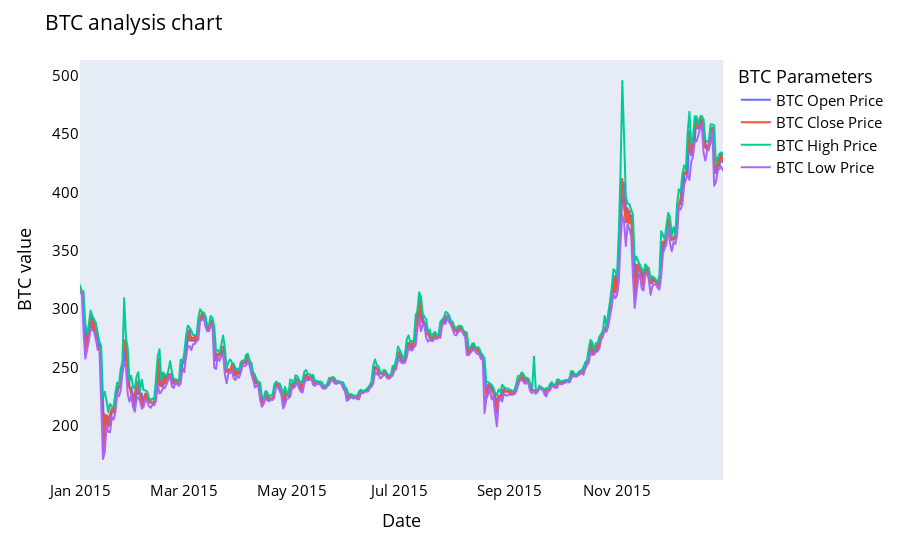

Notebook cell for this chart:
### Code cell
names = cycle(['BTC Open Price','BTC Close Price','BTC High Price','BTC Low Price'])

fig = px.line(y_2015, x=y_2015.Date, y=[y_2015['Open'], y_2015['Close'], 
                                          y_2015['High'], y_2015['Low']],
             labels={'Date': 'Date','value':'BTC value'})
fig.update_layout(title_text='BTC analysis chart', font_size=15, font_color='black',legend_title_text='BTC Parameters')
fig.for_each_trace(lambda t:  t.update(name = next(names)))
fig.update_xaxes(showgrid=False)
fig.update_yaxes(showgrid=False)

fig.show()

### Figure 1 — Plotly figure (JSON) as saved in the notebook; plotly's stock layout.template omitted (floating-point values rounded to 4 significant figures; data arrays with more than 128 entries replaced by an {"elided": "..."} marker saying what was removed)
{"data": [{"hovertemplate": "variable=Open<br>Date=%{x}<br>BTC value=%{y}<extra></extra>", "legendgroup": "Open", "line": {"color": "#636efa", "dash": "solid"}, "marker": {"symbol": "circle"}, "mode": "lines", "name": "BTC Open Price", "showlegend": true, "type": "scattergl", "x": {"elided": "365 str values"}, "xaxis": "x", "y": {"elided": "365 float values"}, "yaxis": "y"}, {"hovertemplate": "variable=Close<br>Date=%{x}<br>BTC value=%{y}<extra></extra>", "legendgroup": "Close", "line": {"color": "#EF553B", "dash": "solid"}, "marker": {"symbol": "circle"}, "mode": "lines", "name": "BTC Close Price", "showlegend": true, "type": "scattergl", "x": {"elided": "365 str values"}, "xaxis": "x", "y": {"elided": "365 float values"}, "yaxis": "y"}, {"hovertemplate": "variable=High<br>Date=%{x}<br>BTC value=%{y}<extra></extra>", "legendgroup": "High", "line": {"color": "#00cc96", "dash": "solid"}, "marker": {"symbol": "circle"}, "mode": "lines", "name": "BTC High Price", "showlegend": true, "type": "scattergl", "x": {"elided": "365 str values"}, "xaxis": "x", "y": {"elided": "365 float values"}, "yaxis": "y"}, {"hovertemplate": "variable=Low<br>Date=%{x}<br>BTC value=%{y}<extra></extra>", "legendgroup": "Low", "line": {"color": "#ab63fa", "dash": "solid"}, "marker": {"symbol": "circle"}, "mode": "lines", "name": "BTC Low Price", "showlegend": true, "type": "scattergl", "x": {"elided": "365 str values"}, "xaxis": "x", "y": {"elided": "365 float values"}, "yaxis": "y"}], "layout": {"autosize": true, "font": {"color": "black", "size": 15}, "legend": {"title": {"text": "BTC Parameters"}, "tracegroupgap": 0}, "margin": {"t": 60}, "title": {"text": "BTC analysis chart"}, "xaxis": {"anchor": "y", "autorange": true, "domain": [0, 1], "range": ["2015-01-01", "2015-12-31"], "showgrid": false, "title": {"text": "Date"}, "type": "date"}, "yaxis": {"anchor": "x", "autorange": true, "domain": [0, 1], "range": [153.5, 513.6], "showgrid": false, "title": {"text": "BTC value"}, "type": "linear"}}}
